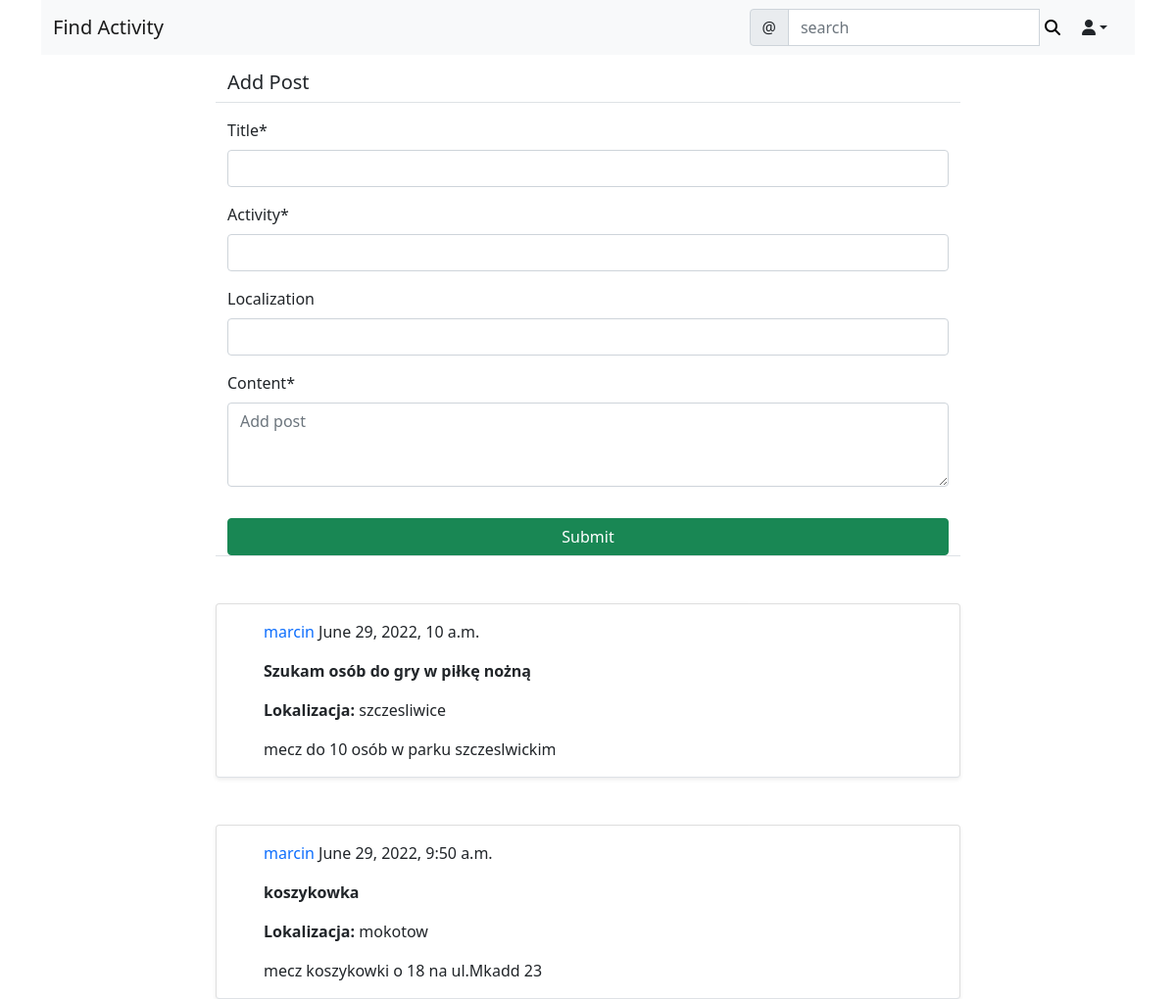
Page /posts/ (signed in) on the earlier database version.
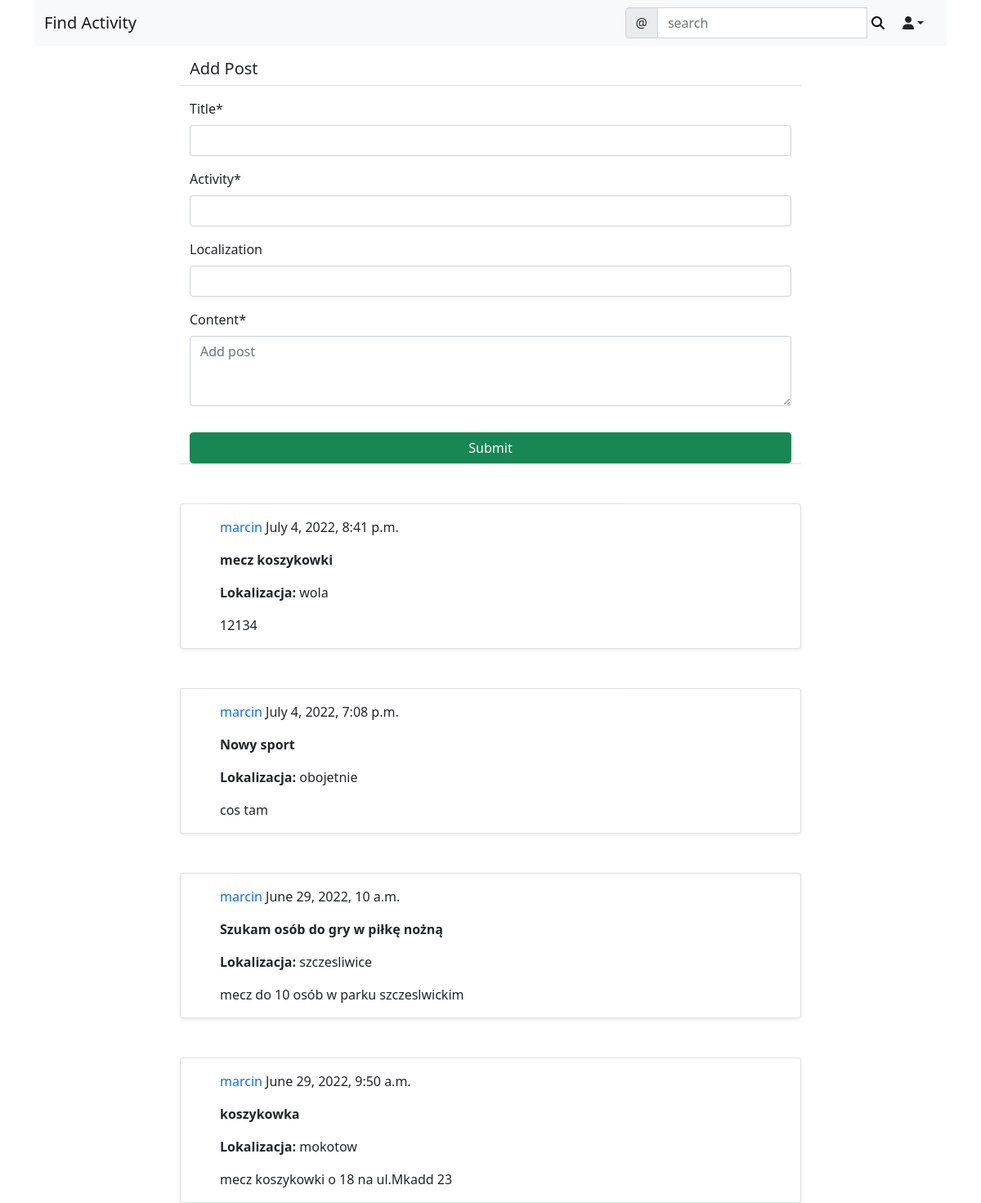
Same page on the later database version.
### activity/models.py (models this page shows, shortened)
class Post(models.Model):
    title = models.CharField(max_length=100)
    content = models.TextField()
    created_on = models.DateTimeField(default=timezone.now)
    author = models.ForeignKey(User, on_delete=models.CASCADE)
    activity = models.CharField(max_length=50, null=True)
    localization = models.CharField(max_length=50, blank=True)

### activity/views.py (the view, shortened to what this page needs)
# urls.py: path('posts/', PostListView.as_view(), name='posts-list'),
class PostListView(LoginRequiredMixin, View):
    def get(self, request, *args, **kwargs):
        posts = Post.objects.all().order_by('-created_on')
        form = PostForm
        context = {
            'form': form,
            'posts': posts
        }
        return render(request, 'activity/posts_list.html',context)

### activity/templates/activity/posts_list.html (shortened to what this page needs)
{% extends 'activity/base.html' %}
{% load crispy_forms_tags %}
{% block content %}
<div class="container">
    <div class='row justify-content-center mt-3'>
        <div class="col-md-8 col-sm-12 border-bottom">
            <h5>Add Post</h5>
        </div>
    </div>
    <div class='row justify-content-center mt-3 mb-5'>
        <div class="col-md-8 col-sm-12 border-bottom">
            <form method="POST">
                {{ form| crispy }}
                <div class="d-grid gap-2">
                    <button class="btn btn-success mt-3">Submit</button>
                </div>
            </form>
        </div>
    </div>
    {% for post in posts %}
    <div class='row justify-content-center mt-5'>
        <div class="card shadow-sm col-md-8 col-sm-12 border-bottom px-5 pt-3">
            <p><a style="text-decoration: none" class="text-primary" href="{% url 'profile-page' post.author.profile.pk %}">{{ post.author }} </a>{{ post.created_on }}</p>
            <p><strong>{{ post.title }}</strong></p>
            <p><strong>Lokalizacja:</strong> {{ post.localization }}</p>
            <p>{{ post.content }}</p>
        </div>
    </div>
    {% endfor %}
</div>
{% endblock content %}

### activity/templates/activity/base.html (shortened to what this page needs)
<!doctype html>
<html lang="en">
<head>
    <link href="https://cdn.jsdelivr.net/npm/bootstrap@5.0.2/dist/css/bootstrap.min.css" rel="stylesheet"
>
</head>
<body>
    {% include 'activity/navbar.html' %}
    {% block content %}
    {% endblock content%}
</body>
</html>

### activity/templates/activity/navbar.html (shortened to what this page needs)
<div class="container">
    <nav class="navbar navbar-expand-lg navbar-light bg-light">
        <div class="container-fluid">
            {% if user.is_authenticated %}
            <a class="navbar-brand" href="{% url 'posts-list' %}">Find Activity</a>
            {% else%}
            <a class="navbar-brand" href="{% url 'home'%}">Find Activity</a>
            {% endif %}
            <div class="collapse navbar-collapse" id="navbarSupportedContent">
                <form class="d-flex" method="GET" action="{% url 'search' %}">
                    <div class="input-group">
                        <span class="input-group-text" id="basic-addon1">@</span>
                        <input type="text" class="form-control" placeholder="search" aria-label="search"
                            aria-describedby="basic-addon1" name="query" value={{ request.GET.query }}>
                            <button style="border: none; background-color: transparent; box-shadow: none" type="submit"><i class="fas fa-search"></i></button>
                    </div>
                </form>
                {% if user.is_authenticated %}
                <div class="nav-item dropdown">
                    <a class="nav-link dropdown-toggle text-dark" data-bs-toggle="dropdown" role="buton" aria-expanded="false"><i
                            class="fas fa-user"></i></a>
                </div>
                {% endif %}
            </div>
        </div>
    </nav>
</div>

Differences in the rows shown:
added Post: author "marcin", created_on "July 4, 2022, 8:41 p.m.", title "mecz koszykowki", localization "wola", content "12134"
added Post: author "marcin", created_on "July 4, 2022, 7:08 p.m.", title "Nowy sport", localization "obojetnie", content "cos tam"
